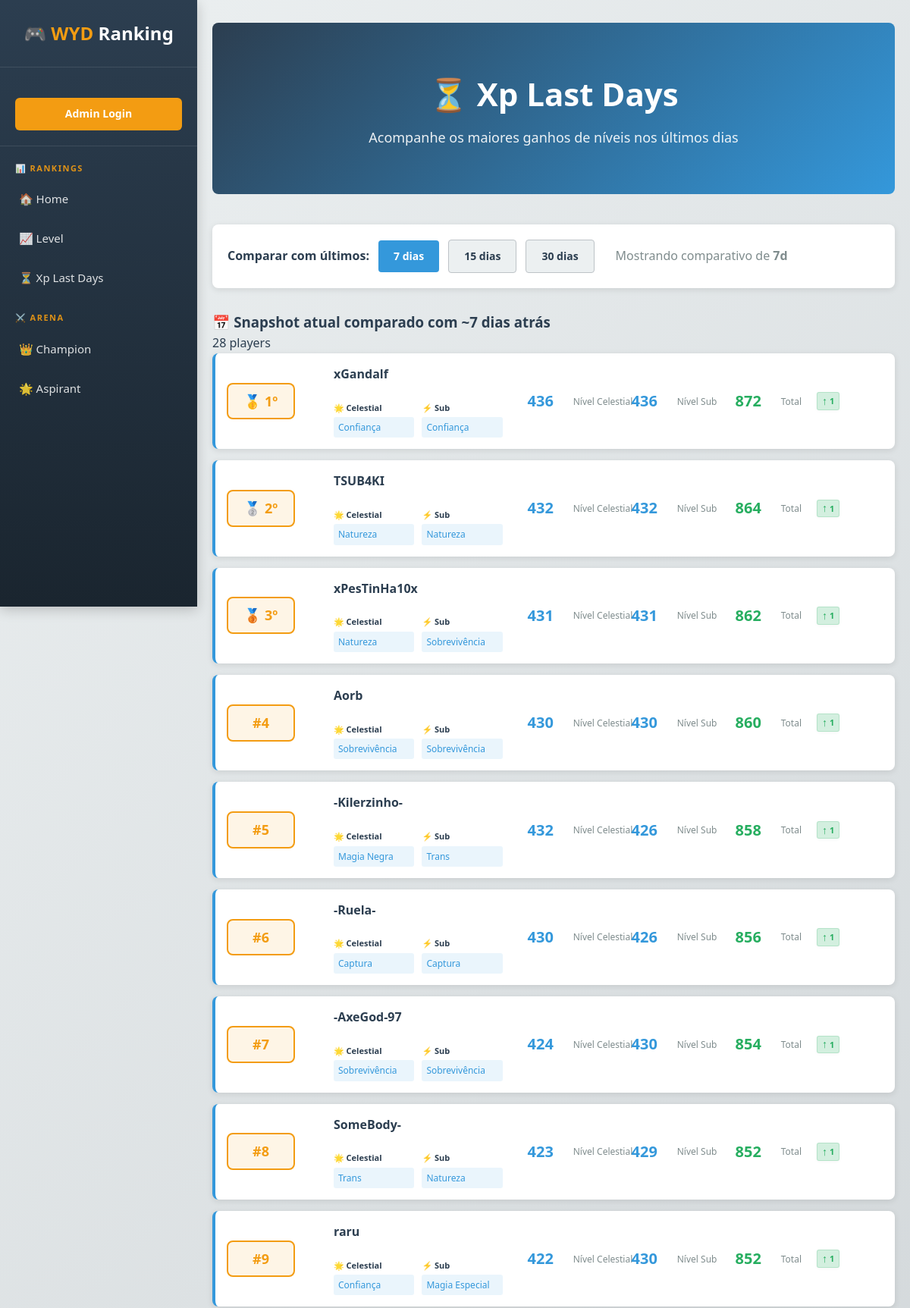
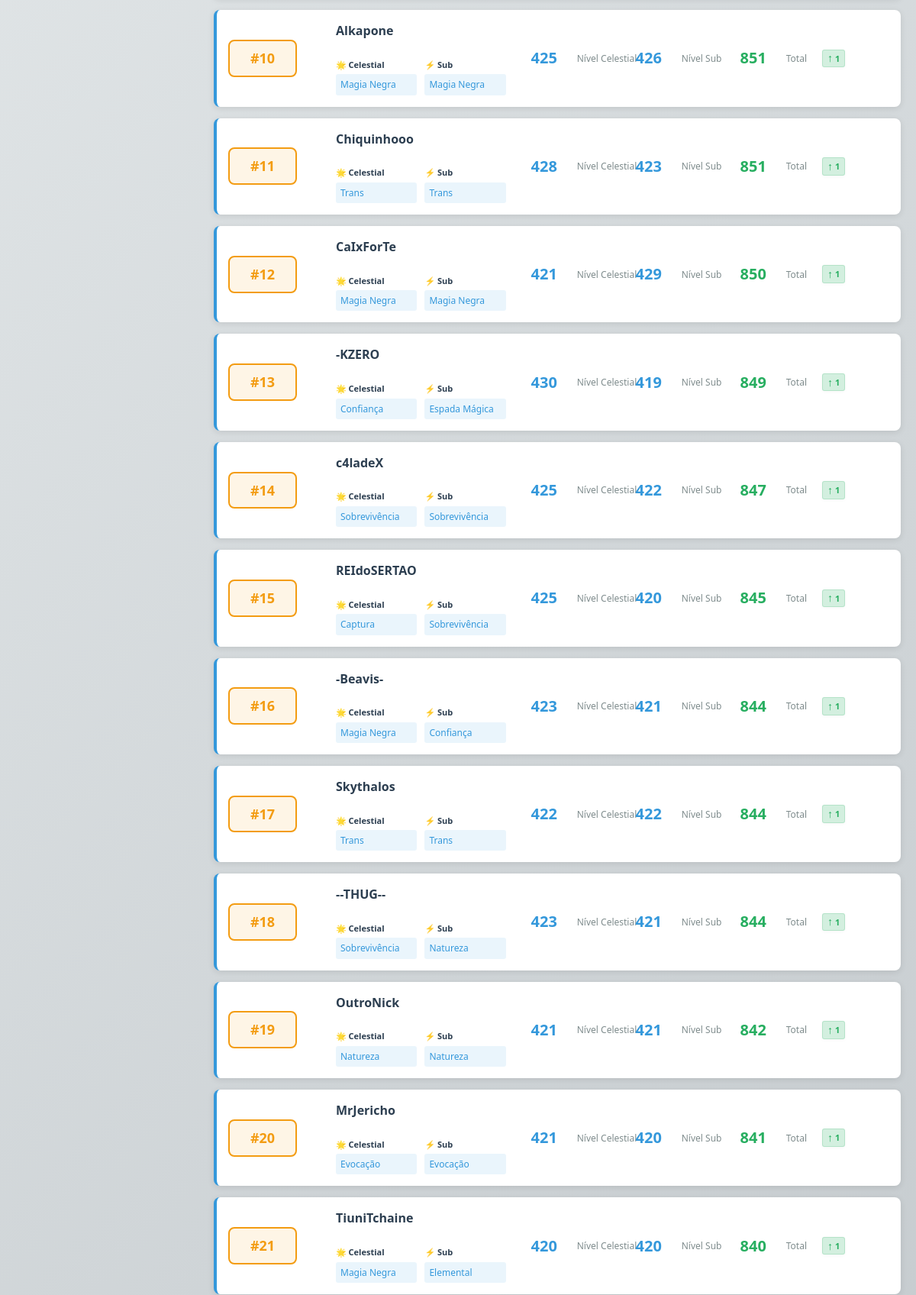
Screenshot of /ranking-history (upper part) with the database file from the repository (2 pictures, top to bottom).
### app/models.py (models this page shows)
class LevelRankingHistory(Base):
    __tablename__ = "level_ranking_history"
    id = Column(Integer, primary_key=True)
    player_id = Column(Integer, ForeignKey("players.id", ondelete="CASCADE"))
    player_name = Column(String(100), nullable=False)
    rank_position = Column(Integer)  # Posição no ranking
    level_total = Column(Integer)
    points = Column(Integer)
    level_celestial = Column(Integer)
    level_subclass = Column(Integer)
    celestial_lineage_name = Column(String(100))
    subclass_lineage_name = Column(String(100))
    recorded_at = Column(DateTime(timezone=True), server_default=func.now(), index=True)
    player = relationship("Player", foreign_keys=[player_id])

### app/main.py (the view)
@app.get("/ranking-history")
def ranking_history(request: Request, days: int = 7):
    from app.services.ranking_history_service import (
        get_top_level_gainers_for_range,
    )
    if days not in (7, 15, 30):
        days = 7
    session = SessionLocal()
    try:
        players = get_top_level_gainers_for_range(session, days, limit=500)
        return templates.TemplateResponse("ranking_history.html", {
            "request": request,
            "last_update": data_store.last_update,
            "user": get_current_user(request),
            "players": players,
            "days": days,
            "total_snapshots": 0,
        })
    finally:
        session.close()

### app/templates/ranking_history.html (shortened to what this page needs)
{% extends "base.html" %}
{% import 'components.html' as components %}
{% block hero %}
<div class="hero">
    <h1>⏳ Xp Last Days</h1>
    <p>Acompanhe os maiores ganhos de níveis nos últimos dias</p>
</div>
{% endblock %}
{% block content %}
<div class="filters-section">
    <div style="display:flex; gap:12px; align-items:center;">
        <label style="font-weight:600;">Comparar com últimos:</label>
        <a href="/ranking-history?days=7" class="btn {% if days == 7 %}btn-primary{% else %}btn-secondary{% endif %}">7 dias</a>
        <a href="/ranking-history?days=15" class="btn {% if days == 15 %}btn-primary{% else %}btn-secondary{% endif %}">15 dias</a>
        <a href="/ranking-history?days=30" class="btn {% if days == 30 %}btn-primary{% else %}btn-secondary{% endif %}">30 dias</a>
        <span style="margin-left:16px; color:var(--light-text);">Mostrando comparativo de <strong>{{ days }}d</strong></span>
    </div>
</div>
{% if players %}
<div class="snapshot-card">
    <div class="snapshot-header">
        <h3>📅 Snapshot atual comparado com ~{{ days }} dias atrás</h3>
        <span class="player-count">{{ players|length }} players</span>
    </div>
    <div class="ranking-container">
        {% for p in players %}
        <div class="player-item">
            <div style="display:flex; align-items:center; gap:8px;">
                <div class="rank-badge">
                    {% if loop.index == 1 %}
                    🥇 {{ loop.index }}º
                    {% elif loop.index == 2 %}
                    🥈 {{ loop.index }}º
                    {% elif loop.index == 3 %}
                    🥉 {{ loop.index }}º
                    {% else %}
                    #{{ loop.index }}
                    {% endif %}
                </div>
            </div>
            <div>
                <div class="player-name">{{ p.name }}</div>
                {{ components.render_lineages(p.celestial_lineage, p.subclass_lineage) }}
            </div>
            <div style="display:flex; align-items:center; gap:8px;">
                {{ components.render_stat(p.level_celestial, 'Nível Celestial') }}
            </div>
            <div style="display:flex; align-items:center; gap:8px;">
                {{ components.render_stat(p.level_subclass, 'Nível Sub') }}
            </div>
            <div style="display:flex; align-items:center; gap:8px;">
                {{ components.render_stat(p.level_total, 'Total', '--success-color') }}
                {% if p.level_active %}
                    {{ components.render_level_change_indicator(p.level_change, p.level_arrow, p.level_active) }}
                {% endif %}
            </div>
        </div>
        {% endfor %}
    </div>
</div>
{% endif %}
{% endblock %}

### app/templates/base.html (shortened to what this page needs)
<!DOCTYPE html>
<html lang="pt-BR">
<head>
    <link rel="stylesheet" href="{{ url_for('static', path='style.css') }}">
</head>
<body>
    <header class="sidebar-header">
        <div class="sidebar-logo">
            🎮 <span>WYD</span> Ranking
        </div>
        <nav class="sidebar-nav" id="sidebarNav">
            <div class="nav-section nav-user-section">
                {% if user %}
                <div class="user-info">
                    <span class="user-icon">👤</span>
                    <span class="username">{{ user.username }}</span>
                </div>
                <a href="/logout" class="logout-btn">Logout</a>
                {% else %}
                <a href="/login" class="login-btn">Admin Login</a>
                {% endif %}
            </div>
            <div class="nav-section">
                <div class="nav-section-title">📊 Rankings</div>
                <ul class="nav-links">
                    <li><a href="/">🏠 Home</a></li>
                    <li><a href="/ranking">📈 Level</a></li>
                    <li><a href="/ranking-history">⏳ Xp Last Days</a></li>
                </ul>
            </div>
            <div class="nav-section">
                <div class="nav-section-title">⚔️ Arena</div>
                <ul class="nav-links">
                    <li><a href="/arena/champion">👑 Champion</a></li>
                    <li><a href="/arena/aspirant">🌟 Aspirant</a></li>
                </ul>
            </div>
        </nav>
    </header>
    <div class="main-content">
        <div class="container">
            {% block hero %}{% endblock %}
            {% block content %}{% endblock %}
        </div>
    </div>
</body>
</html>

### app/templates/components.html (shortened to what this page needs)
{% macro render_lineages(lineage_celestial, lineage_subclass) %}
<div class="player-lineages">
    <div class="lineage-info">
        <div class="lineage-label">🌟 Celestial</div>
        <div class="lineage-name">{{ lineage_celestial or 'Desconhecida' }}</div>
    </div>
    <div class="lineage-info">
        <div class="lineage-label">⚡ Sub</div>
        <div class="lineage-name">{{ lineage_subclass or 'Desconhecida' }}</div>
    </div>
</div>
{% endmacro %}
{% macro render_stat(value, label, color="--secondary-color") %}
<div class="player-stat">
    <div class="player-stat-value" {% if color %}style="color: var({{ color }});"{% endif %}>{{ value or 0 }}</div>
    <div class="player-stat-label">{{ label }}</div>
</div>
{% endmacro %}
{% macro render_level_change_indicator(change_value, arrow, active=False) %}
{% if active %}
<span class="level-change-indicator {% if change_value > 0 %}positive{% else %}negative{% endif %}" title="Mudança de {{ change_value }}">
    <span class="arrow">{{ arrow }}</span>
    <span class="value">{{ change_value|abs }}</span>
</span>
{% endif %}
{% endmacro %}

### rows the page displays
LevelRankingHistory: name "xGandalf", celestial_lineage_name "Confiança", subclass_lineage_name "Confiança", level_celestial "436 436 872", label "Nível Celestial Nível Sub Total", arrow "↑", change_value "1"
LevelRankingHistory: name "TSUB4KI", celestial_lineage_name "Natureza", subclass_lineage_name "Natureza", level_celestial "432 432 864", label "Nível Celestial Nível Sub Total", arrow "↑", change_value "1"
LevelRankingHistory: name "xPesTinHa10x", celestial_lineage_name "Natureza", subclass_lineage_name "Sobrevivência", level_celestial "431 431 862", label "Nível Celestial Nível Sub Total", arrow "↑", change_value "1"
LevelRankingHistory: name "Aorb", celestial_lineage_name "Sobrevivência", subclass_lineage_name "Sobrevivência", level_celestial "430 430 860", label "Nível Celestial Nível Sub Total", arrow "↑", change_value "1"
LevelRankingHistory: name "-Kilerzinho-", celestial_lineage_name "Magia Negra", subclass_lineage_name "Trans", level_celestial "432 426 858", label "Nível Celestial Nível Sub Total", arrow "↑", change_value "1"
LevelRankingHistory: name "-Ruela-", celestial_lineage_name "Captura", subclass_lineage_name "Captura", level_celestial "430 426 856", label "Nível Celestial Nível Sub Total", arrow "↑", change_value "1"
LevelRankingHistory: name "-AxeGod-97", celestial_lineage_name "Sobrevivência", subclass_lineage_name "Sobrevivência", level_celestial "424 430 854", label "Nível Celestial Nível Sub Total", arrow "↑", change_value "1"
LevelRankingHistory: name "SomeBody-", celestial_lineage_name "Trans", subclass_lineage_name "Natureza", level_celestial "423 429 852", label "Nível Celestial Nível Sub Total", arrow "↑", change_value "1"
LevelRankingHistory: name "raru", celestial_lineage_name "Confiança", subclass_lineage_name "Magia Especial", level_celestial "422 430 852", label "Nível Celestial Nível Sub Total", arrow "↑", change_value "1"
LevelRankingHistory: name "Alkapone", celestial_lineage_name "Magia Negra", subclass_lineage_name "Magia Negra", level_celestial "425 426 851", label "Nível Celestial Nível Sub Total", arrow "↑", change_value "1"
LevelRankingHistory: name "Chiquinhooo", celestial_lineage_name "Trans", subclass_lineage_name "Trans", level_celestial "428 423 851", label "Nível Celestial Nível Sub Total", arrow "↑", change_value "1"
LevelRankingHistory: name "CaIxForTe", celestial_lineage_name "Magia Negra", subclass_lineage_name "Magia Negra", level_celestial "421 429 850", label "Nível Celestial Nível Sub Total", arrow "↑", change_value "1"
LevelRankingHistory: name "-KZERO", celestial_lineage_name "Confiança", subclass_lineage_name "Espada Mágica", level_celestial "430 419 849", label "Nível Celestial Nível Sub Total", arrow "↑", change_value "1"
LevelRankingHistory: name "c4ladeX", celestial_lineage_name "Sobrevivência", subclass_lineage_name "Sobrevivência", level_celestial "425 422 847", label "Nível Celestial Nível Sub Total", arrow "↑", change_value "1"
LevelRankingHistory: name "REIdoSERTAO", celestial_lineage_name "Captura", subclass_lineage_name "Sobrevivência", level_celestial "425 420 845", label "Nível Celestial Nível Sub Total", arrow "↑", change_value "1"
LevelRankingHistory: name "-Beavis-", celestial_lineage_name "Magia Negra", subclass_lineage_name "Confiança", level_celestial "423 421 844", label "Nível Celestial Nível Sub Total", arrow "↑", change_value "1"
LevelRankingHistory: name "Skythalos", celestial_lineage_name "Trans", subclass_lineage_name "Trans", level_celestial "422 422 844", label "Nível Celestial Nível Sub Total", arrow "↑", change_value "1"
LevelRankingHistory: name "--THUG--", celestial_lineage_name "Sobrevivência", subclass_lineage_name "Natureza", level_celestial "423 421 844", label "Nível Celestial Nível Sub Total", arrow "↑", change_value "1"
LevelRankingHistory: name "OutroNick", celestial_lineage_name "Natureza", subclass_lineage_name "Natureza", level_celestial "421 421 842", label "Nível Celestial Nível Sub Total", arrow "↑", change_value "1"
LevelRankingHistory: name "MrJericho", celestial_lineage_name "Evocação", subclass_lineage_name "Evocação", level_celestial "421 420 841", label "Nível Celestial Nível Sub Total", arrow "↑", change_value "1"
LevelRankingHistory: name "TiuniTchaine", celestial_lineage_name "Magia Negra", subclass_lineage_name "Elemental", level_celestial "420 420 840", label "Nível Celestial Nível Sub Total", arrow "↑", change_value "1"

### other values shown
{{ days }} "7"
{{ players|length }} "28"
